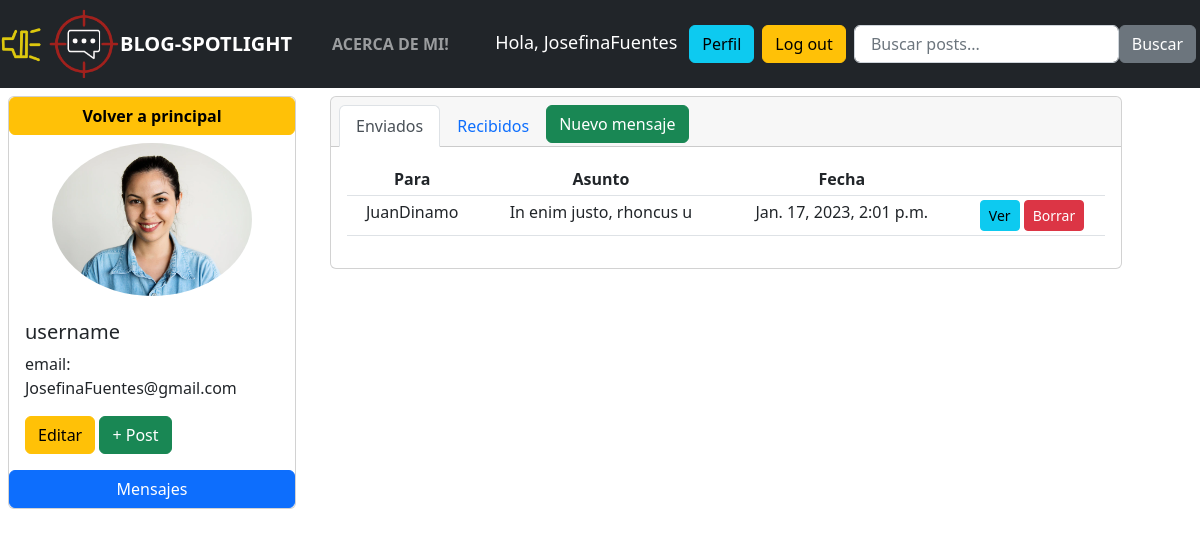
The page /enviados/ (signed in) on the database its author committed.
### posteos/models.py (models this page shows, shortened)
class UserProfile(models.Model):
    user = models.OneToOneField(User, null= False, on_delete = models.CASCADE)
    nombre_usuario = models.CharField(default = 'username', max_length=50, null = True, blank=True)
    email = models.EmailField(null = True, blank=True)
    fecha_nacimiento = models.DateField(null = True, blank=True)
    imagen = models.ImageField(upload_to = "usuarios-imagen", null =True, blank= True, default="user_defoult.png")
    fecha_creado = models.DateTimeField(auto_now_add=True, null = True)

### mensajeria/models.py (models this page shows, shortened)
class Mensaje(models.Model):
    de =  models.CharField(max_length=150, null = True, blank=True)
    para = models.ForeignKey(User, on_delete = models.CASCADE)
    titulo = models.CharField(max_length=150, null = True, blank=True)
    asunto = models.CharField(max_length=50, null = True, blank=True)
    cuerpo =models.TextField(null = True, blank=True)
    fecha = models.DateTimeField(auto_now_add=True, null = True)

### mensajeria/views.py (the view)
# urls.py: path("enviados/",mensajes_enviados,name = "mensajes_enviados"),
def mensajes_enviados(request):
    user = request.user
    mensajes= Mensaje.objects.filter(de= user )
    context = {"mensajes":mensajes}
    return render (request,"mensajes_enviados.html",context)

### mensajeria/templates/mensajes_enviados.html (shortened to what this page needs)
{% extends 'layout.html' %}
{% load static %}
{% block content %}
<div class="row">
    <div class="col-md-3 m-2">
        <div class="card" style="width: 18rem;">
            <a href="{% url 'home' %}" class="btn btn-warning"> <strong> Volver a principal</strong></a>
            <img class="perfil-img my-2" src="{{request.user.userprofile.imagen.url}}" alt="Card image cap">
            <div class="card-body justify-content-center">
                <h5 class="card-title ">{{request.user.userprofile.nombre_usuario}}</h5>
                <p>email: {{request.user.userprofile.email}}</p>
                <a href="{% url 'editar_perfil' %}" class="btn btn-warning ">Editar</a>
                <a href="{% url 'agregar_post' %}" class="btn btn-success ">+ Post</a>
            </div>
            <a href="{% url 'mensajes_enviados' %}" class="btn btn-primary ">Mensajes</a>
        </div>
    </div>
    <div class="col-md-8 m-2">
        <div class="card text-center">
            <div class="card-header">
              <ul class="nav nav-tabs card-header-tabs">
                <li class="nav-item">
                  <a class="nav-link active" href="{% url 'mensajes_enviados' %}">Enviados</a>
                </li>
                <li class="nav-item">
                  <a class="nav-link" href="{% url 'mensajes_recibidos' %}">Recibidos</a>
                </li>
                <li>
                  <a href="{% url 'enviar_mensaje' %}" class = "btn btn-success"> Nuevo mensaje</a>
                </li>
              </ul>
            </div>
            <div class="card-body">
              <table class="table table-sm">
                <thead>
                  <tr>
                    <th scope="col">Para</th>
                    <th scope="col">Asunto</th>
                    <th scope="col">Fecha</th>
                    <th scope="col"></th>
                  </tr>
                </thead>
                <tbody>
                  {% for mensaje in mensajes %}
                  <tr>
                    <td>{{mensaje.para}}</td>
                    <td>{{mensaje.asunto}}</td>
                    <td>{{mensaje.fecha}}</td>
                    <td>
                      <a class="btn btn-info btn-sm" href="{% url 'mostrar_mensaje' mensaje.id %}">Ver</a>
                      <a class="btn btn-danger btn-sm" href="{% url 'borrar_mensaje' mensaje.id %}">Borrar</a>
                    </td>
                  </tr>
                  {% endfor %}
                </tbody>
              </table>
            </div>
          </div>
    </div>
</div>
{% endblock %}

### posteos/templates/layout.html (shortened to what this page needs)
{% load static %}
<!doctype html>
<html lang="en">
<head>
    <link href="https://cdn.jsdelivr.net/npm/bootstrap@5.2.3/dist/css/bootstrap.min.css" rel="stylesheet">
    <link rel="stylesheet" href="{% static 'css/main.css' %}">
</head>
<nav class="navbar navbar-expand-lg navbar-dark  bg-dark ">
    <img width="10%" src="{% static 'image/navbar_logo.png' %}" alt="">
    <a class="navbar-brand" href="{% url 'home' %}"><strong>BLOG-SPOTLIGHT</strong></a>
    <div class="collapse navbar-collapse" id="navbarSupportedContent">
        <ul class="navbar-nav mr-auto">
            <li class="nav-item active">
                <a class="nav-link" href="">  </a>
            </li>
            <li>
                <a class="nav-link" href="{% url 'acercademi' %}"> <strong>ACERCA DE MI!</strong> </a>
            </li>
        </ul>
    </div>
    <div>
        <ul class="navbar-nav ml-auto my-1">
            {% if user.is_authenticated %}
            <li class ="saludo-msg m-2">Hola, {{request.user}}</li>
                <a href="{% url 'perfil_usuario' %}" class="btn btn-info m-1">Perfil</a>
            <li>
                <a href="{% url 'logout' %}" class="btn btn-warning m-1 "> Log out</a>
            </li>
            {% endif %}
            <form class="d-flex" action="{% url 'busqueda_post' %}" method="POST" >
                <li>
                    <input class="form-control m-1" type="search" placeholder=" Buscar posts..." aria-label="Search" name = "busqueda">
                </li>
                <li>
                    <button class="btn btn-secondary m-1" type="submit">Buscar</button>
                </li>
            </form>
        </ul>
    </div>
</nav>
<body>
    {% block content%}
    {% endblock %}
</body>
</html>

### static/css/main.css (style rules this page uses)
body { background-color: none; }

### posteos/templates/layout.html (style rules this page uses)
.saludo-msg { color: white; font-size: 18px; }

### mensajeria/templates/mensajes_enviados.html (style rules this page uses)
.perfil-img { max-width: 200px; max-height:200px; margin: 0 auto; border-radius: 50%; }

### rows shown on the page
Mensaje: para "JuanDinamo", asunto "In enim justo, rhoncus u", fecha "Jan. 17, 2023, 2:01 p.m."

### other values the page prints
{{ request.user }} "JosefinaFuentes"
{{ request.user.userprofile.nombre_usuario }} "username"
{{ request.user.userprofile.email }} "JosefinaFuentes@gmail.com"
